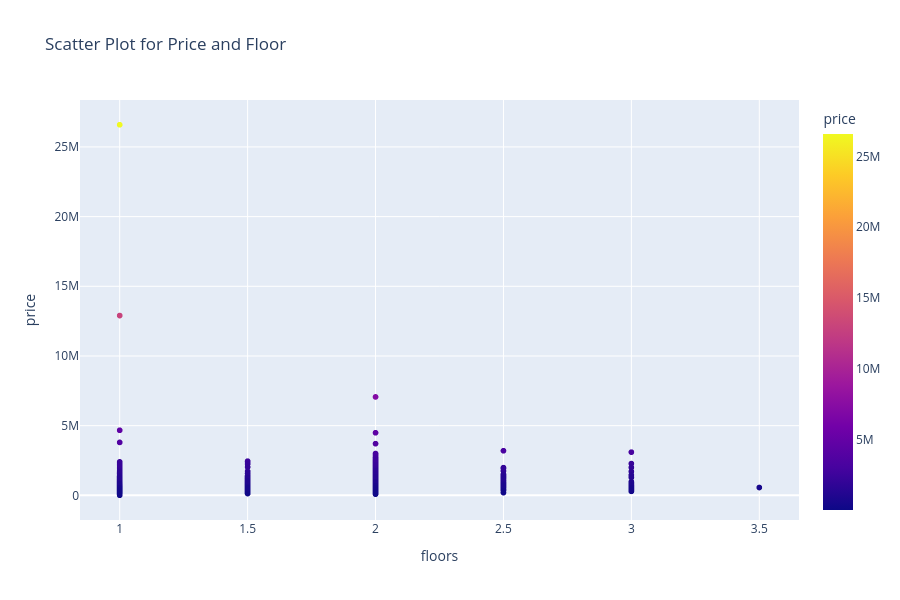

Notebook cell for this chart:
### Markdown cell above
#### Scatter Plots

### Code cell
fig = px.scatter(df, x="floors", y="price", color="price", title='Scatter Plot for Price and Floor')
fig.update_layout(width=900, height=600)
fig.show()

### Figure 1 — Plotly figure (JSON) as saved in the notebook; plotly's stock layout.template omitted (floating-point values rounded to 4 significant figures; data arrays with more than 128 entries replaced by an {"elided": "..."} marker saying what was removed)
{"data": [{"hovertemplate": "floors=%{x}<br>price=%{marker.color}<extra></extra>", "legendgroup": "", "marker": {"color": {"elided": "4549 float values"}, "coloraxis": "coloraxis", "symbol": "circle"}, "mode": "markers", "name": "", "showlegend": false, "type": "scattergl", "x": {"elided": "4549 float values"}, "xaxis": "x", "y": {"elided": "4549 float values"}, "yaxis": "y"}], "layout": {"coloraxis": {"colorbar": {"title": {"text": "price"}}, "colorscale": [[0, "#0d0887"], [0.1111, "#46039f"], [0.2222, "#7201a8"], [0.3333, "#9c179e"], [0.4444, "#bd3786"], [0.5556, "#d8576b"], [0.6667, "#ed7953"], [0.7778, "#fb9f3a"], [0.8889, "#fdca26"], [1, "#f0f921"]]}, "height": 600, "legend": {"tracegroupgap": 0}, "title": {"text": "Scatter Plot for Price and Floor"}, "width": 900, "xaxis": {"anchor": "y", "autorange": true, "domain": [0, 1], "range": [0.8448, 3.655], "title": {"text": "floors"}, "type": "linear"}, "yaxis": {"anchor": "x", "autorange": true, "domain": [0, 1], "range": [-1768000.0, 28370000.0], "title": {"text": "price"}, "type": "linear"}}}
